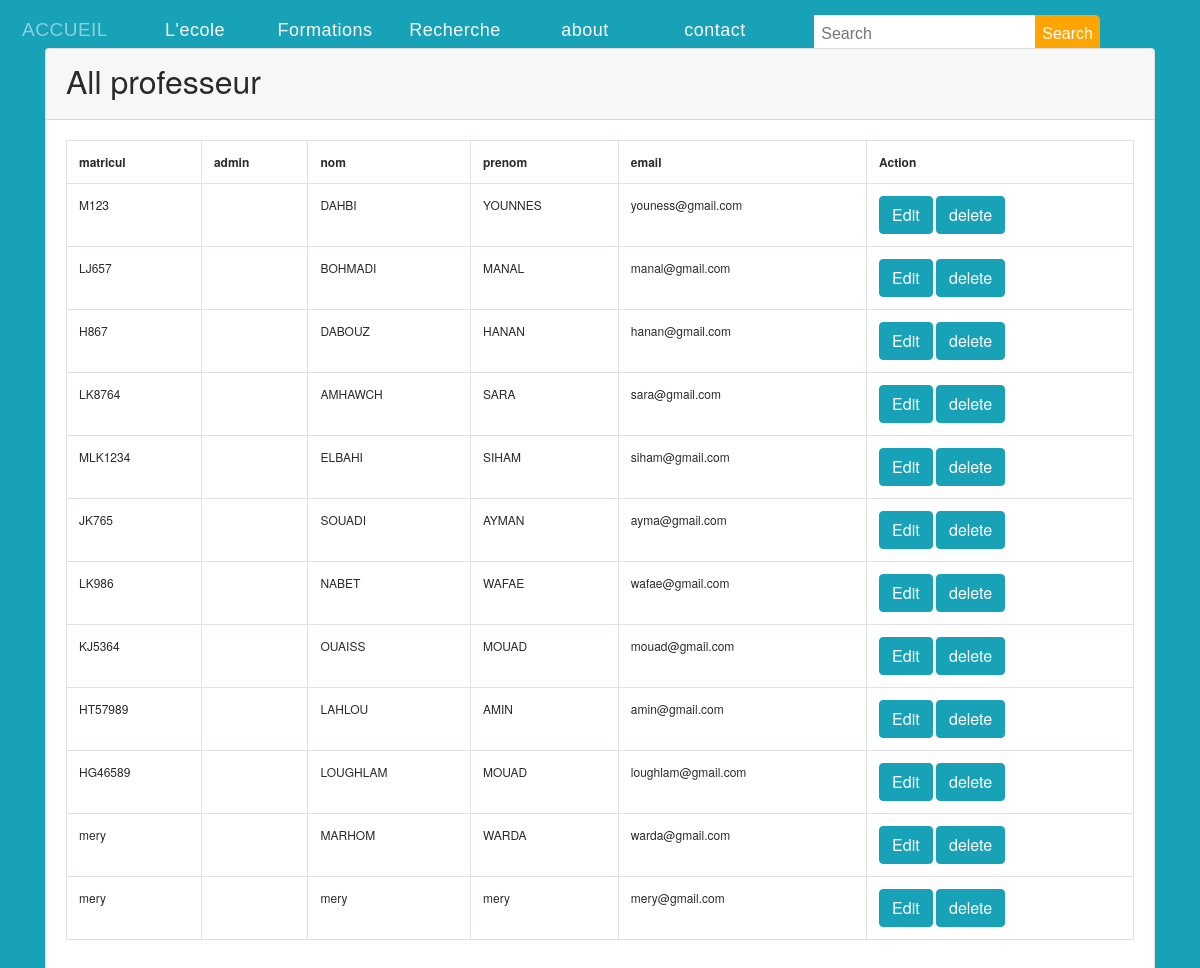
The page /professeur/index.php on the database its author committed.
### tables this page shows
CREATE TABLE IF NOT EXISTS `professeur` (
  `professeur_id` int(11) NOT NULL AUTO_INCREMENT,
  `matricul_prof` varchar(10) NOT NULL,
  `matricul_admin` varchar(10) DEFAULT NULL,
  `nom_prof` varchar(20) NOT NULL,
  `prenom_prof` varchar(20) NOT NULL,
  `email_prof` varchar(50) NOT NULL,
  `pass_prof` varchar(10) NOT NULL,
  `tel_prof` varchar(20) NOT NULL,
  PRIMARY KEY (`professeur_id`),
  KEY `matricul_admin` (`matricul_admin`)
);

### professeur/index.php (the view)
<?php
	require'db.php';
	$sql='SELECT * from professeur';
		$statement=$connection->prepare($sql);
		$statement->execute();
		$prof=$statement->fetchAll(PDO::FETCH_OBJ);
?>
<?php require 'header.php';?>
  <div class=" container">
	<div class="card mt-5">
		<div class="card-header">
			<h2> All professeur</h2>
		</div>
		<div class="card-body">
			<table class="table table-bordered">
				<tr>
					<th>matricul</th>
					<th>admin</th>
					<th>nom</th>
					<th>prenom</th>
					<th>email</th>
					<th>Action</th>
				</tr>
				<?php  foreach($prof as $person ): ?>
				<tr>
					<td><?= $person->matricul_prof;?></td>
					<td><?= $person->matricul_admin;?></td>
					<td><?= $person->nom_prof;?></td>
					<td><?= $person->prenom_prof;?></td>
					<td><?= $person->email_prof;?></td>
					<td>
						<a href="edit.php?matricul_prof=<?= $person->matricul_prof ?>" class="btn btn-info">Edit</a>
					<a onclick="return confirm('are you sure you want to delete this entry?')"href="delete.php?matricul_prof=<?= $person->matricul_prof ?>"class="btn btn-info">delete</a>
					</td>
				</tr>
				<?php endforeach;?>
			</table>
		</div>
	</div>
  </div>
<?php require 'footer.php'?>

### professeur/header.php (style rules this page uses)
body { background: url(images/pattern.png) 0 0 #F7EBDA repeat; color: #2a2a2a; font-size: 12px; line-height: 1.5; font-family: "Helvetica Neue", Helvetica, Arial, sans-serif; display: block; }

### rows shown on the page
professeur: matricul_prof "M123", nom_prof "DAHBI", prenom_prof "YOUNNES", email_prof "youness@gmail.com"
professeur: matricul_prof "LJ657", nom_prof "BOHMADI", prenom_prof "MANAL", email_prof "manal@gmail.com"
professeur: matricul_prof "H867", nom_prof "DABOUZ", prenom_prof "HANAN", email_prof "hanan@gmail.com"
professeur: matricul_prof "LK8764", nom_prof "AMHAWCH", prenom_prof "SARA", email_prof "sara@gmail.com"
professeur: matricul_prof "MLK1234", nom_prof "ELBAHI", prenom_prof "SIHAM", email_prof "siham@gmail.com"
professeur: matricul_prof "JK765", nom_prof "SOUADI", prenom_prof "AYMAN", email_prof "ayma@gmail.com"
professeur: matricul_prof "LK986", nom_prof "NABET", prenom_prof "WAFAE", email_prof "wafae@gmail.com"
professeur: matricul_prof "KJ5364", nom_prof "OUAISS", prenom_prof "MOUAD", email_prof "mouad@gmail.com"
professeur: matricul_prof "HT57989", nom_prof "LAHLOU", prenom_prof "AMIN", email_prof "amin@gmail.com"
professeur: matricul_prof "HG46589", nom_prof "LOUGHLAM", prenom_prof "MOUAD", email_prof "loughlam@gmail.com"
professeur: matricul_prof "mery", nom_prof "MARHOM", prenom_prof "WARDA", email_prof "warda@gmail.com"
professeur: matricul_prof "mery", nom_prof "mery", prenom_prof "mery", email_prof "mery@gmail.com"
